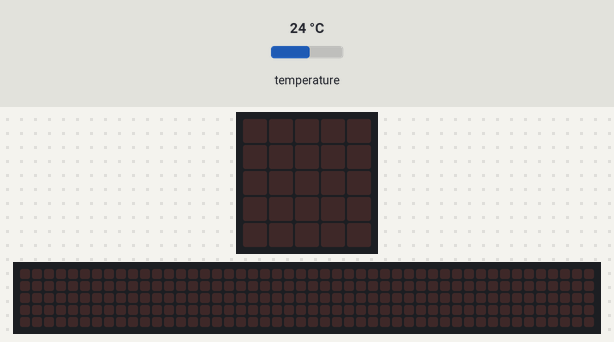
A program run on a simulated BBC micro:bit (MakeCode). Parts: the board's 5×5 LED display, a strip that is not on the board, showing the scrolling text unrolled. Inputs (shaded band) come from the test bench; at power-on: temperature 24 °C. The 48×5 strip is a reading aid, not a part: it shows the text the display is scrolling, unrolled, one strip-width of it at a time.

Above: at 1.2 s.
1.3 s: temperature set to 28 °C
At 10.7 s:
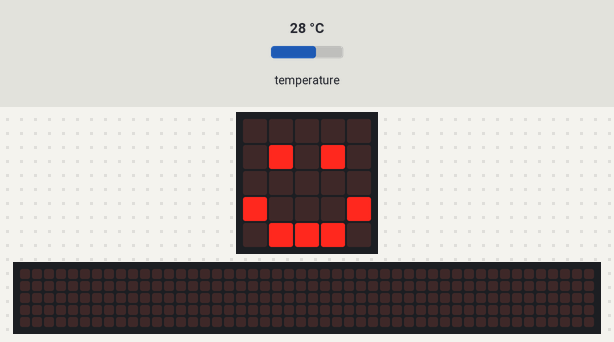
At 16.35 s:
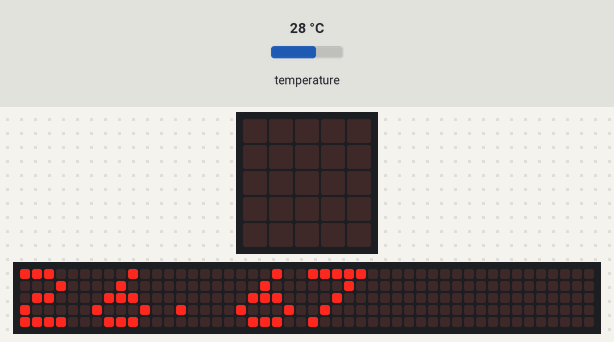
18.0 s: temperature set to 12 °C
At 27.4 s:
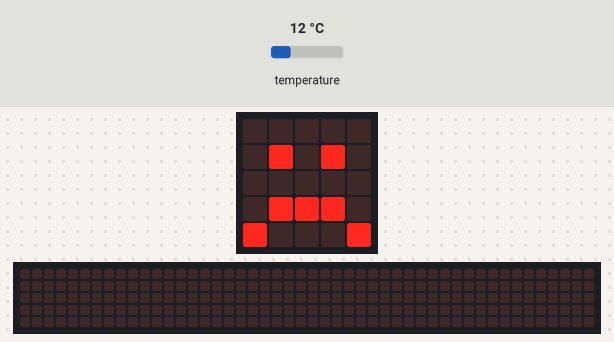

Measured:
- after the input at 1.3 s, the display: changes after 8.7 s (image 1)
- after the input at 18.0 s, the display: changes after 8.5 s (image 3)
- what the display in image 1 shows lasts 1.1 s, from 10.0 s to 11.1 s

The program:

main.ts
```typescript
let T1 = 0
let T2 = 0
let T3 = 0
let Temperatura = 0
function Temperatura_promedio () {
    T1 = input.temperature()
    basic.pause(5000)
    T2 = input.temperature()
    basic.pause(5000)
    T3 = input.temperature()
    return (T1 + (T2 + T3)) / 3
}
basic.forever(function () {
    Temperatura = Temperatura_promedio()
    if (Temperatura > 25) {
        basic.showIcon(IconNames.Happy)
    } else {
        basic.showIcon(IconNames.Sad)
    }
    basic.pause(500)
    basic.showNumber(Temperatura)
})
```

test.ts
```typescript
// aquí va el archivo "tests"; esto no se compilará cuando este paquete se utilice como una extensión.
```
